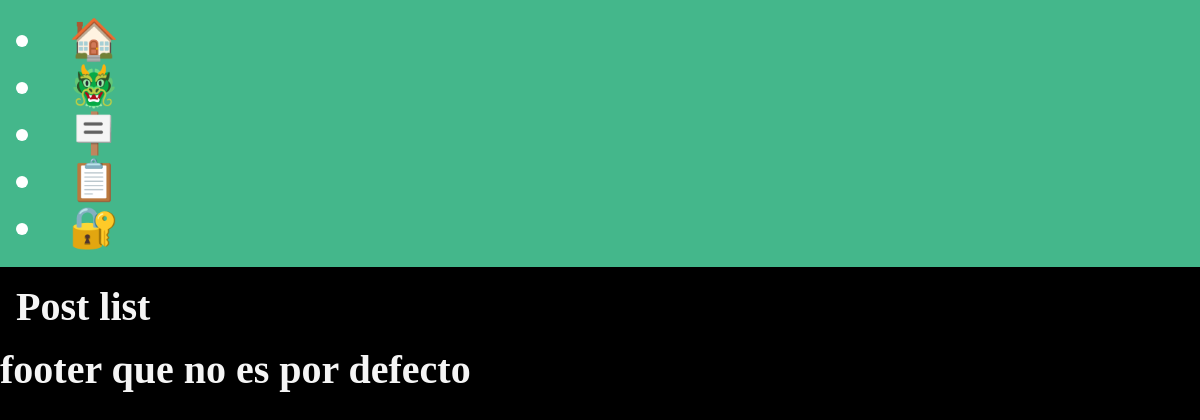
The app's page /post/, older data.
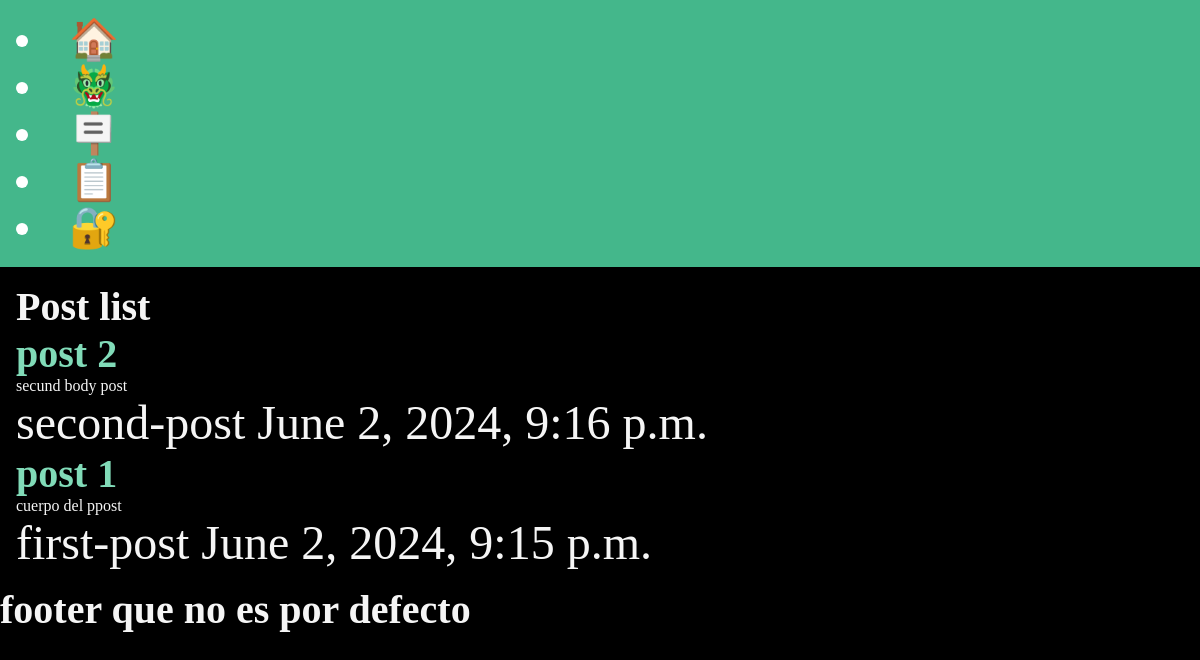
The same page, newer data.
### post/models.py (models this page shows, shortened)
class Post(models.Model):
    title = models.CharField(max_length=200)
    body = models.TextField()
    slug = models.SlugField(max_length=200)
    date = models.DateTimeField(auto_now_add=True)
    banner = models.ImageField(default='fallback.png',blank=True)

### post/views.py (the view)
# urls.py: path('', views.post_list, name='list' ),
def post_list(request):
    posts = Post.objects.all().order_by("-date")
    message = "no hay post aun"
    return render(request, "post/post_list.html", {"posts": posts, "message": message})

### post/templates/post/post_list.html (shortened to what this page needs)
<!DOCTYPE html>
{% extends 'layout.html' %}
{% block content %}
  <h1>Post list</h1>
  {% for post in posts %}
    <article>
      <h2>
        <a href="{% url 'posts:page' slug=post.slug %}">{{ post.title }}</a>
      </h2>
      <div>
        <p>{{ post.body }}</p>
      </div>
      <div>
        <span>{{ post.slug }}</span>
        <span>{{ post.date }}</span>
      </div>
    </article>
  {% endfor %}
{% endblock %}
{% block footer %}
  <h1>footer que no es por defecto</h1>
{% endblock %}

### templates/layout.html (shortened to what this page needs)
<!DOCTYPE html>
{% load static %}
<html lang="en">
  <head>
    <link rel="stylesheet" type="text/css" href="{% static 'css/style.css' %}" />
  </head>
  <body class="flex-container">
    <nav class="flex-items">
      <li>
        <span role="img" aria-label="home" title="home">🏠</span>
      </li>
      <li>
        <a href="/about">
          <span role="img" aria-label="about" title="about">🐲</span>
        </a>
      </li>
      <li>
        <a href="{% url "posts:list" %}">
          <span role="img" aria-label="post" title="POST">🪧</span>
        </a>
      </li>
      <li>
        <a href="{% url "users:register" %}">
          <span role="img" aria-label="post" title="register">📋</span>
        </a>
      </li>
      <li>
        <a href="{% url "users:login" %}">
          <span role="img" aria-label="post" title="login">🔐</span>
        </a>
      </li>
    </nav>
    <main class="flex-items">
      {% block content %}
      {% endblock %}
    </main>
    <footer class="flex-items">
      {% block footer %}{% endblock %}
    </footer>
  </body>
</html>

### static/css/style.css (style rules this page uses)
* { margin: 0; padding: 0; box-sizing: border-box; }
body { min-height: 100vh; background-color: black; color: whitesmoke; font-size: 3rem; }
nav { padding: 1rem; background-color: #44B78B; color: white; font-size: 2.5rem; }
main { padding: 1rem; }
h1, h2 { font-size: 2.5rem; }
p { font-size: 1rem; }
a { text-decoration: none; color: #81dbb8; }

Row changes from the older to the newer data that the page shows:
added Post: title "post 2", body "secund body post", slug "second-post", date "June 2, 2024, 9:16 p.m."
added Post: title "post 1", body "cuerpo del ppost", slug "first-post", date "June 2, 2024, 9:15 p.m."
